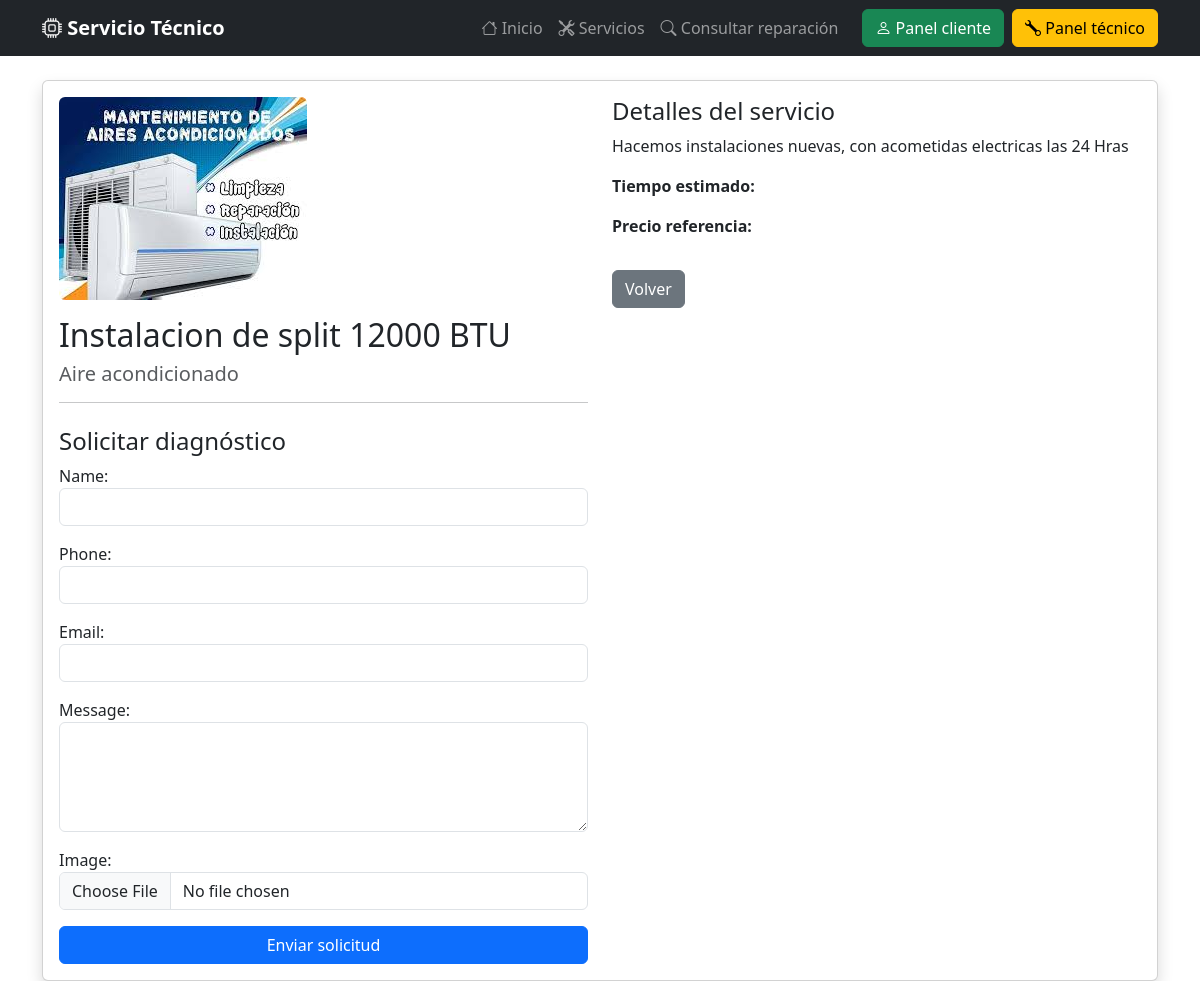
The page /service/1/ on the database its author committed.
### services/models.py (models this page shows, shortened)
class Service(models.Model):
    category = models.ForeignKey(Category, on_delete=models.CASCADE)
    title = models.CharField(max_length=200)
    description = models.TextField()
    estimated_time = models.CharField(max_length=100, blank=True)
    reference_price = models.CharField(max_length=100, blank=True)
    image = models.ImageField(upload_to='services_images/', blank=True, null=True)
    created_at = models.DateTimeField(auto_now_add=True)

class Category(models.Model):
    name = models.CharField(max_length=100)
    def __str__(self):
        return self.name

### services/views.py (the view)
# urls.py: path('service/<int:service_id>/', views.service_detail, name='service_detail'),
def service_detail(request, service_id):
    service = get_object_or_404(Service, id=service_id)
    if request.method == 'POST':
        form = ContactRequestForm(request.POST, request.FILES)
        if form.is_valid():
            contact = form.save(commit=False)
            contact.service = service
            contact.save()
            print(settings.EMAIL_HOST_USER)
            send_mail(
            subject=f"Confirmación de orden {contact.order_number} fue registrada",
            message=f"""
            Hola {contact.name},

                Tu solicitud fue recibida correctamente.

                Número de orden: {contact.order_number}
                Servicio: {contact.service.title}
                Estado actual: Pendiente

                Gracias por confiar en nuestro servicio técnico.
                """,
            from_email=f"Servicio Técnico <{settings.EMAIL_HOST_USER}>",
            recipient_list=[contact.email],
            fail_silently=False,
            )
            email = EmailMessage(
                subject=f"Nueva orden {contact.order_number}",
                body=f"""
            Nueva orden recibida

            Número de orden: {contact.order_number}

            Nombre: {contact.name}
            Teléfono: {contact.phone}
            Email: {contact.email}

            Mensaje del cliente:
            {contact.message}
            """,
                from_email=settings.EMAIL_HOST_USER,
                to=["servicio.tecnico.elect21@gmail.com"],
            )
            if contact.image:
                email.attach_file(contact.image.path)
            email.send(fail_silently=False)
            return redirect('request_success', request_id=contact.id)
    else:
        form = ContactRequestForm()
    return render(request, 'services/service_detail.html', {
        'service': service,
        'form': form
    })

### services/forms.py
class ContactRequestForm(forms.ModelForm):
    class Meta:
        model = ContactRequest
        fields = ['name', 'phone', 'email', 'message', 'image']
        widgets = {
            'name': forms.TextInput(attrs={'class': 'form-control'}),
            'phone': forms.TextInput(attrs={'class': 'form-control'}),
            'email': forms.EmailInput(attrs={'class': 'form-control'}),
            'message': forms.Textarea(attrs={'class': 'form-control', 'rows': 4}),
            'image': forms.ClearableFileInput(attrs={'class': 'form-control'}),
        }

### services/templates/services/service_detail.html (shortened to what this page needs)
{% extends 'services/base.html' %}
{% block content %}
<div class="card shadow p-3">
    <div class="row">
        <div class="col-12 col-lg-6">
            {% if service.image %}
                <img src="{{ service.image.url }}" class="img-fluid rounded mb-3">
            {% endif %}
            <h2>{{ service.title }}</h2>
            <h5 class="text-muted">{{ service.category }}</h5>
            <hr>
            <h4 class="mt-4">Solicitar diagnóstico</h4>
            <form method="post" enctype="multipart/form-data">
                <div class="mb-3">
                    {{ form.name.label_tag }}
                    {{ form.name }}
                </div>
                <div class="mb-3">
                    {{ form.phone.label_tag }}
                    {{ form.phone }}
                </div>
                <div class="mb-3">
                    {{ form.email.label_tag }}
                    {{ form.email }}
                </div>
                <div class="mb-3">
                    {{ form.message.label_tag }}
                    {{ form.message }}
                </div>
                <div class="mb-3">
                    {{ form.image.label_tag }}
                    {{ form.image }}
                </div>
                <button type="submit" class="btn btn-primary w-100">
                    Enviar solicitud
                </button>
            </form>
        </div>
        <div class="col-12 col-lg-6 mt-4 mt-lg-0">
            <h4>Detalles del servicio</h4>
            <p>{{ service.description }}</p>
            <p><strong>Tiempo estimado:</strong> {{ service.estimated_time }}</p>
            <p><strong>Precio referencia:</strong> {{ service.reference_price }}</p>
            <a href="/" class="btn btn-secondary mt-3">
                Volver
            </a>
        </div>
    </div>
</div>
{% endblock %}

### rows shown on the page
Service: image (picture), title "Instalacion de split 12000 BTU", category "Aire acondicionado", description "Hacemos instalaciones nuevas, con acometidas electricas las 24 Hras"
